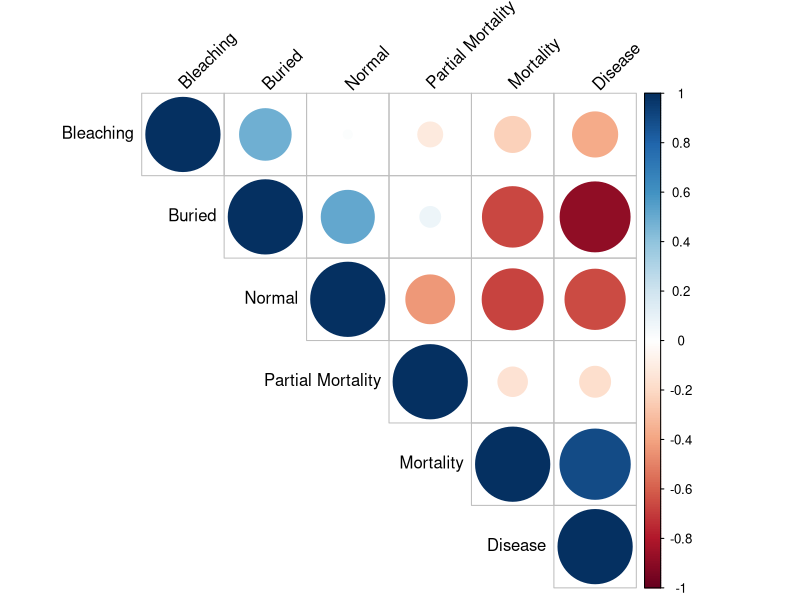
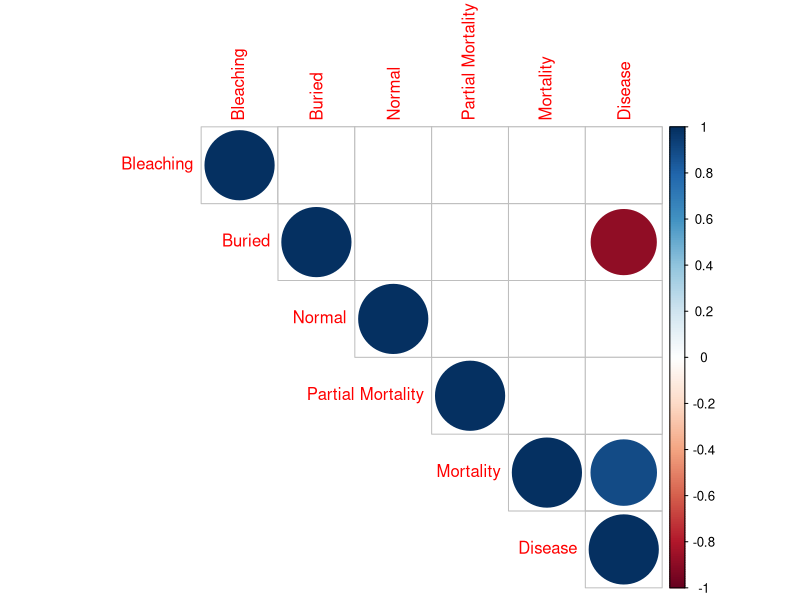

Here is the R script that generated these plots, in order: (Note: this script raises an error after producing the figures.)
## ---- chunk 1
rm(list = ls())
knitr::opts_chunk$set(echo = TRUE, error = FALSE, fig.path='Figures/', dev=c('png', 'pdf'))
## ---- chunk 2
library(knitr)
library(survival)
library(coda)
library(survminer)
library(dplyr)
library(ggplot2)
library(car)
library(tidyverse)
library(kableExtra)
#library(gtsummary) #not loading properly
## ---- chunk 3
df=read.csv("9sp_corr.csv") #time by months; excludes missing corals
glimpse(df)
## ---- chunk 4
library(reshape2)
df_w <- dcast(df, Species ~ Condition, value.var="Percentage")
df_w
## ---- chunk 5
#Select 
df_corr <- df_w %>% select(Mortality, Buried, Disease, Bleaching, Normal, "Partial Mortality")
head(df_corr)
res <- cor(df_corr)
round(res,2)
## ---- chunk 6
library(Hmisc)
res2 <-rcorr(as.matrix(df_corr))
res2
## ---- chunk 7
library(corrplot)
corrplot(res, type = "upper", order = "hclust",
         tl.col = "black", tl.srt = 45)
## ---- chunk 8
# Insignificant correlation are crossed
corrplot(res2$r, type="upper", order="hclust", 
         p.mat = res2$P, sig.level = 0.01, insig = "blank")
# Insignificant correlations are leaved blank
corrplot(res2$r, type="upper", order="hclust", 
         p.mat = res2$P, sig.level = 0.01, insig = "blank")
## ---- chunk 9
ggplot(data=df_w, mapping = aes(x = Mortality, y = Disease, color = Species)) +
  geom_point() +
  geom_smooth(method = "lm")
